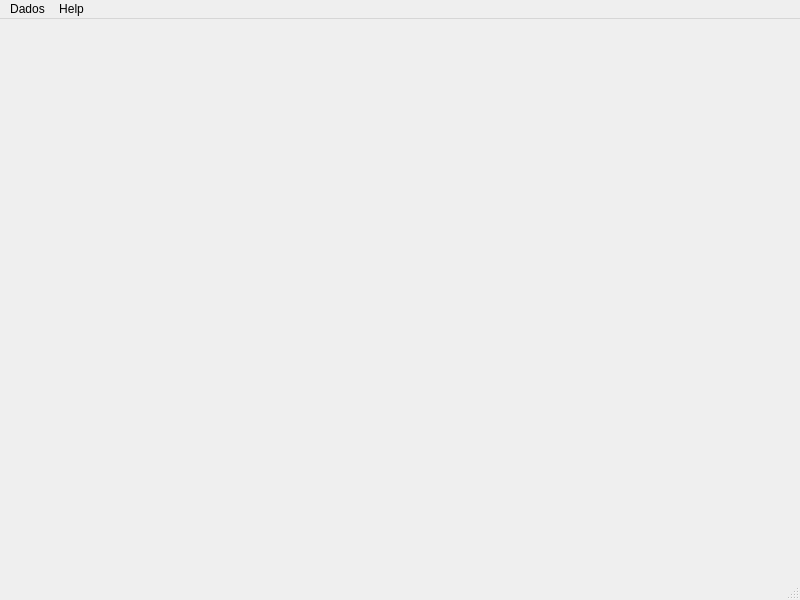
<?xml version="1.0" encoding="UTF-8"?>
<ui version="4.0">
 <class>MainWindow</class>
 <widget class="QMainWindow" name="MainWindow">
  <property name="geometry">
   <rect>
    <x>0</x>
    <y>0</y>
    <width>800</width>
    <height>600</height>
   </rect>
  </property>
  <property name="windowTitle">
   <string>MainWindow</string>
  </property>
  <widget class="QWidget" name="centralwidget"/>
  <widget class="QMenuBar" name="menubar">
   <property name="geometry">
    <rect>
     <x>0</x>
     <y>0</y>
     <width>800</width>
     <height>21</height>
    </rect>
   </property>
   <widget class="QMenu" name="menuDados">
    <property name="title">
     <string>Dados</string>
    </property>
    <addaction name="actionImportar_Dados"/>
   </widget>
   <widget class="QMenu" name="menuHelp">
    <property name="title">
     <string>Help</string>
    </property>
    <addaction name="actionConfiguracao"/>
    <addaction name="actionHelp"/>
   </widget>
   <addaction name="menuDados"/>
   <addaction name="menuHelp"/>
  </widget>
  <widget class="QStatusBar" name="statusbar"/>
  <action name="actionImportar_Dados">
   <property name="text">
    <string>Importar Dados</string>
   </property>
  </action>
  <action name="actionConfiguracao">
   <property name="text">
    <string>Configuração</string>
   </property>
  </action>
  <action name="actionHelp">
   <property name="text">
    <string>Help</string>
   </property>
  </action>
 </widget>
 <resources/>
 <connections/>
</ui>
